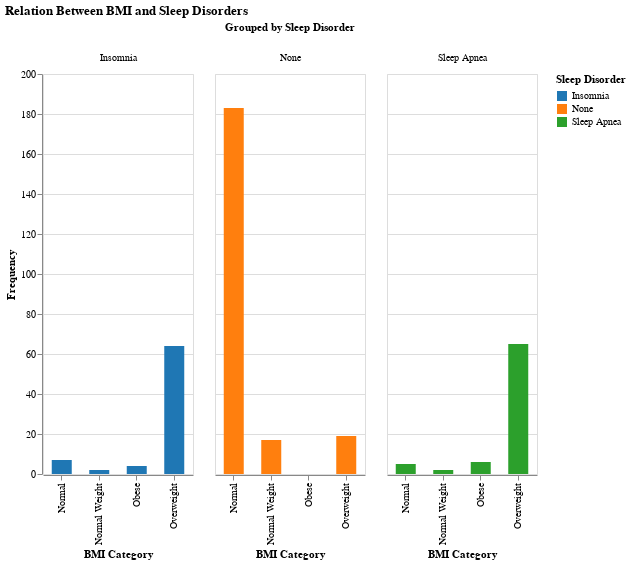

Source (notebook cell):
### Code cell
chart = alt.Chart(df).mark_bar(size=20).encode(
    alt.X("BMI Category:N", title="BMI Category"), 
    alt.Y("count():Q", title="Frequency"),
    alt.Color("Sleep Disorder:N", scale=alt.Scale(scheme='category10'), title="Sleep Disorder"),  
    alt.Column("Sleep Disorder:N", title="Grouped by Sleep Disorder") 
).properties(
    title="Relation Between BMI and Sleep Disorders",
    width=150, 
    height=400 
)
chart

### Figure 1 — Vega-Lite specification as saved in the notebook (floating-point values rounded to 4 significant figures; data arrays with more than 128 entries replaced by an {"elided": "..."} marker saying what was removed)
{"config": {"view": {"continuousWidth": 300, "continuousHeight": 300}}, "data": {"name": "data-0a8151ac912dbc8299ee2d748a0b855a"}, "mark": {"type": "bar", "size": 20}, "encoding": {"color": {"field": "Sleep Disorder", "scale": {"scheme": "category10"}, "title": "Sleep Disorder", "type": "nominal"}, "column": {"field": "Sleep Disorder", "title": "Grouped by Sleep Disorder", "type": "nominal"}, "x": {"field": "BMI Category", "title": "BMI Category", "type": "nominal"}, "y": {"aggregate": "count", "title": "Frequency", "type": "quantitative"}}, "height": 400, "title": "Relation Between BMI and Sleep Disorders", "width": 150, "$schema": "https://vega.github.io/schema/vega-lite/v5.8.0.json", "datasets": {"data-0a8151ac912dbc8299ee2d748a0b855a": {"elided": "374 records"}}}
